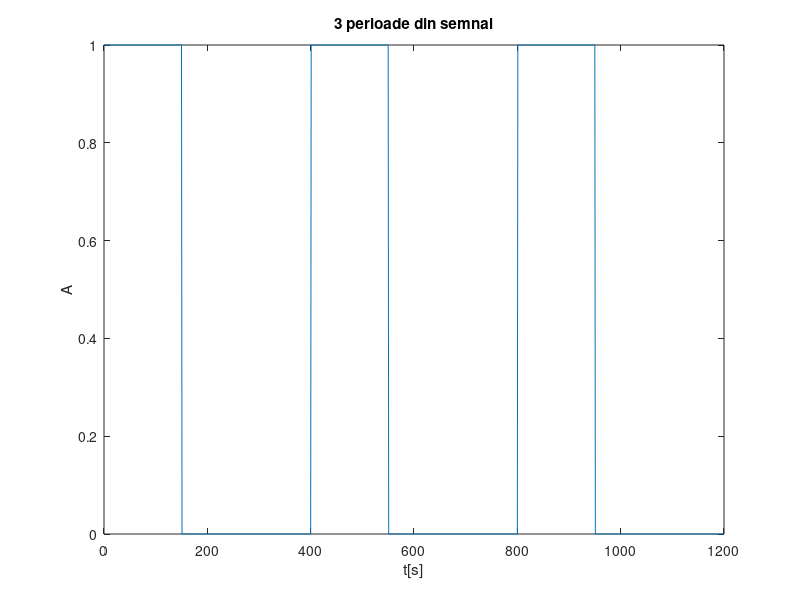
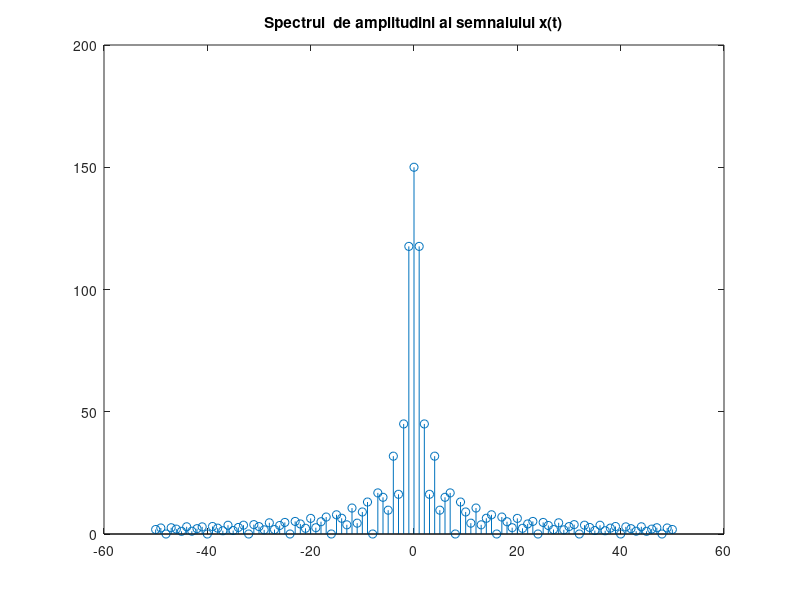
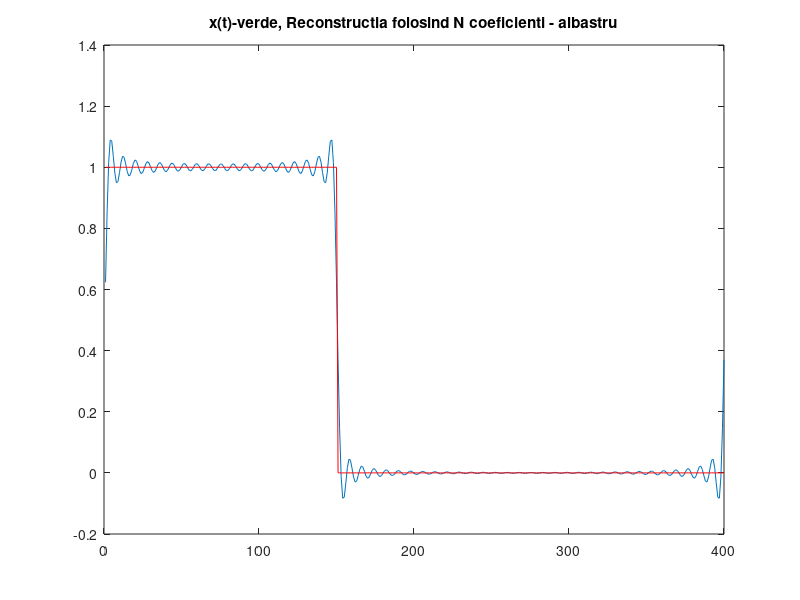

Recreate these plots in MATLAB, in order.
%Manafu Costin-Mircea
%Grupa 424D
%Numarul de ordine 15

P=40; %Perioada
D=15; %Durata semnalelor[sec]
N=50; %Numar de coeficienti Fourier 
f=1/P; %Frecventa
w0=2*pi*f; %Pulsatia
rez=0.1; %Rezolutia temporala a semnalului

s1=[ones(1,D/rez),zeros(1,(P-D)/rez)]; %O perioada din semnalul dreptunghiular
t=0:rez:P; %Timpul echivalent petru o perioada
perioada=P/rez;%Cate esantioane avem intr-o perioada
semnal=repmat(s1,1,3);%Repetam semnalul initial de 3 ori

figure
plot(semnal)
title('3 perioade din semnal')
xlabel('t[s]')
ylabel('A')

%Determinam coeficientii Seriei Fourier Exponentiale
xk=zeros(1,2*N+1);
for m=-N:1:N
    for l=1:1:perioada
    xk(m+N+1)= xk(m+N+1)+semnal(l)*exp(-1i*m*w0*t(l));
    end
end

figure
stem((-N:N),abs(xk)) %Spectrul semnalului
title('Spectrul  de amplitudini al semnalului x(t)') 

s_rec=zeros(1,perioada); %Initializam semnalul pe care il vom reconstrui
for l=1:1:perioada
    for m=-N:1:N
        s_rec(l)= s_rec(l)+xk(m+N+1)*exp(1i*m*w0*t(l));
    end
end
s_rec=s_rec/perioada;%Normam semnalul reconstruit

figure
plot(real(s_rec))
hold on
plot(s1,'color','r')
title('x(t)-verde, Reconstructia folosind N coeficienti - albastru')


%Seriile Fourier sunt o unealta matematica folosita pentru a analiza
%functiile periodice descompunandu-le intr-o suma ponderata
%de functii sinusoidale componente care sunt denumite armonice.

%Numarul de termeni este finit, deci din start nu putem spune ca semnalul
%initial este aproximat la perfectiune. Insa cu cat acest numar este marit
%cu atat creste buna aproximare adica scade marja de eroare. Concluzia este
%ca am aproximat semnalul initial cu o anumita marja de eroare data de
%numarul de termeni.